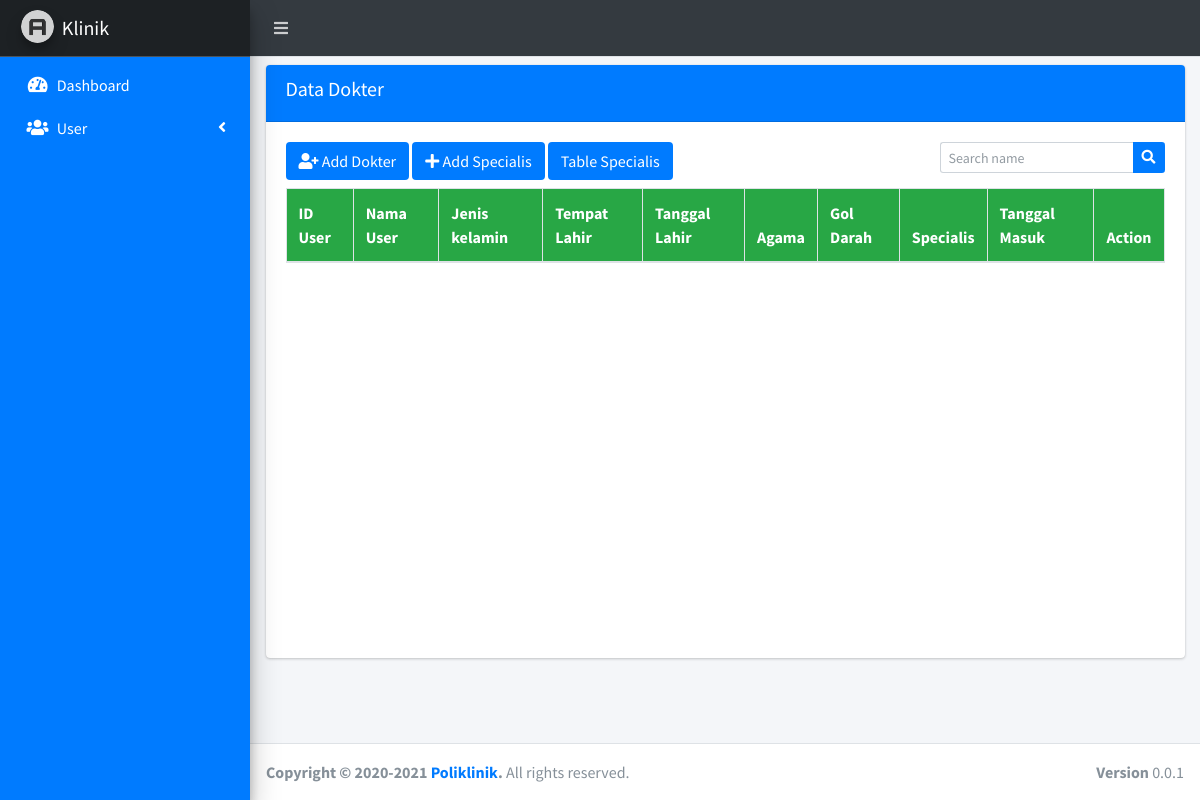
The app's page /admin.php?page=dokter, older data.
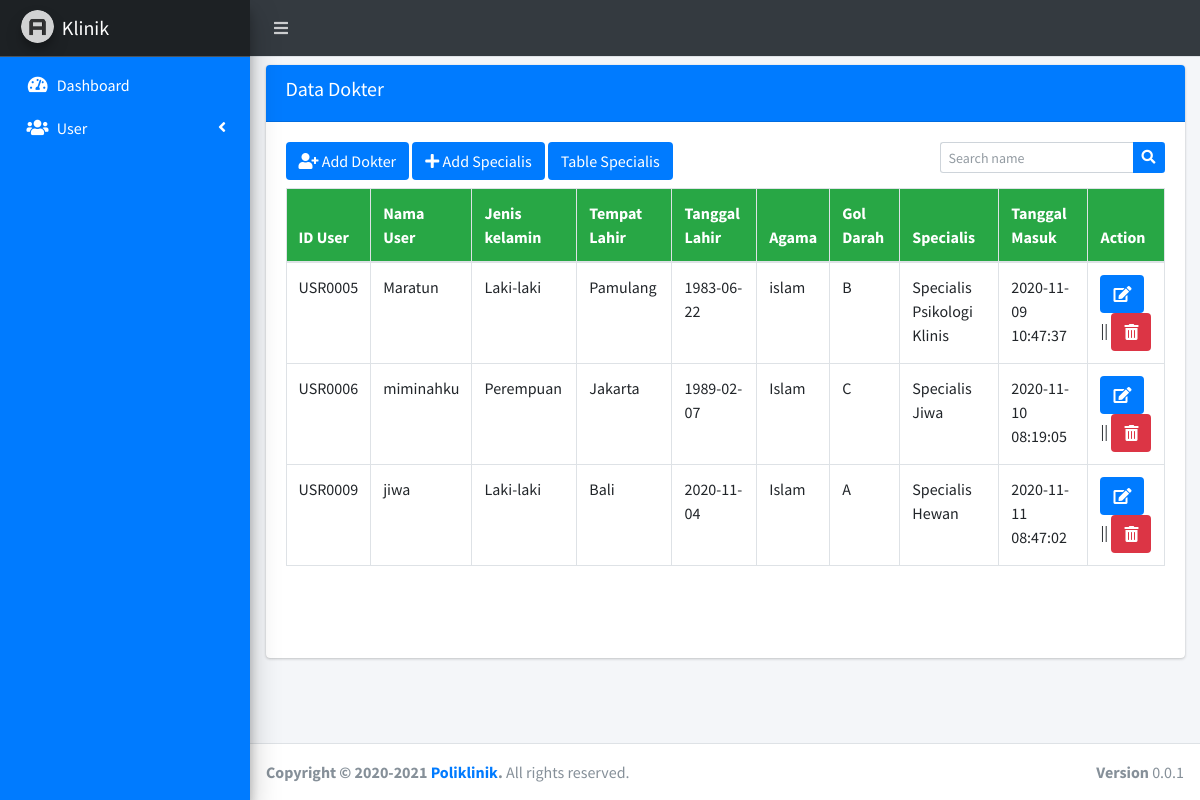
The same page, newer data.
### tables this page shows
CREATE TABLE `tb_dokter` (
  `id_dokter` int(11) NOT NULL,
  `id_user` char(15) NOT NULL,
  `id_specialis` char(15) NOT NULL
);

CREATE TABLE `tb_user` (
  `id_user` char(15) NOT NULL,
  `username` varchar(50) NOT NULL,
  `password` varchar(225) NOT NULL,
  `confirm_password` varchar(225) NOT NULL,
  `nama_user` varchar(30) NOT NULL,
  `jenis_kelamin` varchar(10) NOT NULL,
  `gol_darah` varchar(10) NOT NULL,
  `tempat_lahir` varchar(100) NOT NULL,
  `tanggal_lahir` varchar(225) NOT NULL,
  `agama` varchar(10) NOT NULL,
  `tgl_masuk` varchar(225) NOT NULL
);

CREATE TABLE `tb_specialis` (
  `id_specialis` char(15) NOT NULL,
  `specialis` varchar(50) NOT NULL
);

### page/admin/users/dokter.php (the view, shortened to what this page needs)
<div class="row">
	<div class="col-sm-12">
		<div class="card mt-2">
			<div class="card-header bg-blue">
				<h5>Data Dokter</h5>
			</div>
			<div class="card-body">
				<div class="row">
				<div class="col-sm-6 mb-2">
					<a href="" class="btn bg-blue" data-toggle="modal" data-target="#modal-lg"><i class="fa fa-user-plus"></i> Add Dokter</a>
					<a href="" class="btn bg-blue" data-toggle="modal" data-target="#modal-sm"><i class="fa fa-plus"></i> Add Specialis</a>
          <a href="" class="btn bg-blue" data-toggle="modal" data-target="#specialis">Table Specialis</a>
				</div>
				<div class="col-sm-6 mb-2">
					<form class="float-right" action="" method="POST">
				      <div class="input-group input-group-sm">
				        <input class="form-control form-control-navbar" name="search" type="search" placeholder="Search name" aria-label="Search">
				        <div class="input-group-append">
				          <button class="btn bg-blue" type="submit" name="tampil">
				            <i class="fas fa-search"></i>
				          </button>
				        </div>
				      </div>
				    </form>
				</div>
				</div>
				<div class="table-responsive" style="height: 450px;">
					<table class="table table-hover table-bordered">
						<thead class="bg-success">
							<tr>
								<th>ID User</th>
								<th>Nama User</th>
								<th>Jenis kelamin</th>
								<th>Tempat Lahir</th>
								<th>Tanggal Lahir</th>
								<th>Agama</th>
								<th>Gol Darah</th>
								<th>Specialis</th>
								<th>Tanggal Masuk</th>
								<th>Action</th>
							</tr>
						</thead>
						<tbody>
						<?php
						if (isset($_POST['tampil'])) {
							$search = $_POST['search'];
							$sql = mysqli_query($koneksi, "SELECT * FROM tb_user X INNER JOIN tb_dokter Y ON y.id_user = x.id_user INNER JOIN tb_specialis z ON z.id_specialis = y.id_specialis WHERE nama_user LIKE '%".$search."%'");
						}else{
							$sql = mysqli_query($koneksi, "SELECT * FROM tb_user X INNER JOIN tb_dokter Y ON y.id_user = x.id_user INNER JOIN tb_specialis z ON z.id_specialis = y.id_specialis");
						}
						while ($data = mysqli_fetch_array($sql)) { ?>
							<tr>
								<td><?= $data['id_user']; ?></td>
								<td><?= $data['nama_user']; ?></td>
								<td><?= $data['jenis_kelamin']; ?></td>
								<td><?= $data['tempat_lahir']; ?></td>
								<td><?= $data['tanggal_lahir']; ?></td>
								<td><?= $data['agama']; ?></td>
								<td><?= $data['gol_darah']; ?></td>
								<td><?= "Specialis ".$data['specialis']; ?></td>
								<td><?= $data['tgl_masuk']; ?></td>
								<td>
									<a href="#myDokter" id='custId' data-toggle='modal' data-id="<?= $data['id_user'] ?>" class="btn bg-blue"><i  class="fa fa-edit"></i></a> || <a href="page/admin/proses/proses_delete_dokter.php?id=<?= $data['id_user']; ?>" class="btn bg-danger"><i class="fa fa-trash-alt"></i></a>
								</td>
							</tr>
						<?php }
						?>
						</tbody>
					</table>
				</div>
			</div>
		</div>
	</div>
</div>

Row changes from the older to the newer data that the page shows:
added tb_dokter: id_user "USR0005", id_user.nama_user "Maratun", id_user.jenis_kelamin "Laki-laki", id_user.tempat_lahir "Pamulang", id_user.tanggal_lahir "1983-06-22", id_user.agama "islam", id_user.gol_darah "B", id_specialis.specialis "Psikologi Klinis", id_user.tgl_masuk "2020-11-09 10:47:37"
added tb_dokter: id_user "USR0006", id_user.nama_user "miminahku", id_user.jenis_kelamin "Perempuan", id_user.tempat_lahir "Jakarta", id_user.tanggal_lahir "1989-02-07", id_user.agama "Islam", id_user.gol_darah "C", id_specialis.specialis "Jiwa", id_user.tgl_masuk "2020-11-10 08:19:05"
added tb_dokter: id_user "USR0009", id_user.nama_user "jiwa", id_user.jenis_kelamin "Laki-laki", id_user.tempat_lahir "Bali", id_user.tanggal_lahir "2020-11-04", id_user.agama "Islam", id_user.gol_darah "A", id_specialis.specialis "Hewan", id_user.tgl_masuk "2020-11-11 08:47:02"
